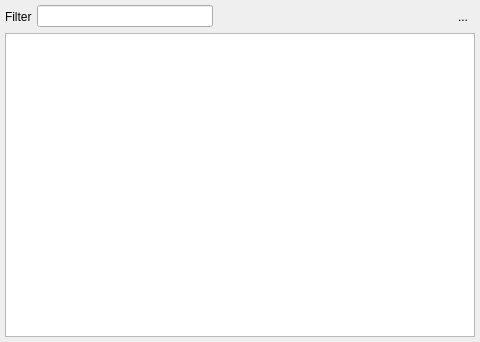
<?xml version="1.0" encoding="UTF-8"?>
<ui version="4.0">
 <class>shv::visu::LogWidget</class>
 <widget class="QWidget" name="shv::visu::LogWidget">
  <property name="geometry">
   <rect>
    <x>0</x>
    <y>0</y>
    <width>480</width>
    <height>342</height>
   </rect>
  </property>
  <property name="windowTitle">
   <string>Form</string>
  </property>
  <layout class="QVBoxLayout" name="verticalLayout">
   <property name="spacing">
    <number>5</number>
   </property>
   <property name="leftMargin">
    <number>5</number>
   </property>
   <property name="topMargin">
    <number>5</number>
   </property>
   <property name="rightMargin">
    <number>5</number>
   </property>
   <property name="bottomMargin">
    <number>5</number>
   </property>
   <item>
    <layout class="QHBoxLayout" name="horizontalLayout">
     <item>
      <widget class="QLabel" name="label_2">
       <property name="text">
        <string>Filter</string>
       </property>
      </widget>
     </item>
     <item>
      <widget class="QLineEdit" name="edFilter">
       <property name="clearButtonEnabled">
        <bool>true</bool>
       </property>
      </widget>
     </item>
     <item>
      <spacer name="horizontalSpacer">
       <property name="orientation">
        <enum>Qt::Horizontal</enum>
       </property>
       <property name="sizeHint" stdset="0">
        <size>
         <width>40</width>
         <height>20</height>
        </size>
       </property>
      </spacer>
     </item>
     <item>
      <widget class="QToolButton" name="btClearLog">
       <property name="toolTip">
        <string>Clear</string>
       </property>
       <property name="icon">
        <iconset resource="../../libshvvisu.qrc">
         <normaloff>:/shv/visu/images/delete.svg</normaloff>:/shv/visu/images/delete.svg</iconset>
       </property>
       <property name="autoRaise">
        <bool>true</bool>
       </property>
      </widget>
     </item>
     <item>
      <widget class="QToolButton" name="btResizeColumns">
       <property name="toolTip">
        <string>Resize columns to fit content</string>
       </property>
       <property name="icon">
        <iconset resource="../../libshvvisu.qrc">
         <normaloff>:/shv/visu/images/fit-width.svg</normaloff>:/shv/visu/images/fit-width.svg</iconset>
       </property>
       <property name="autoRaise">
        <bool>true</bool>
       </property>
      </widget>
     </item>
     <item>
      <widget class="QToolButton" name="btTableMenu">
       <property name="toolTip">
        <string>Event log options</string>
       </property>
       <property name="text">
        <string>...</string>
       </property>
       <property name="icon">
        <iconset resource="../../libshvvisu.qrc">
         <normaloff>:/shv/visu/images/settings.svg</normaloff>:/shv/visu/images/settings.svg</iconset>
       </property>
       <property name="popupMode">
        <enum>QToolButton::InstantPopup</enum>
       </property>
       <property name="autoRaise">
        <bool>true</bool>
       </property>
      </widget>
     </item>
    </layout>
   </item>
   <item>
    <widget class="LogWidgetTableView" name="tableView">
     <property name="editTriggers">
      <set>QAbstractItemView::NoEditTriggers</set>
     </property>
     <property name="selectionMode">
      <enum>QAbstractItemView::ExtendedSelection</enum>
     </property>
     <property name="gridStyle">
      <enum>Qt::NoPen</enum>
     </property>
     <attribute name="horizontalHeaderStretchLastSection">
      <bool>true</bool>
     </attribute>
    </widget>
   </item>
  </layout>
 </widget>
 <customwidgets>
  <customwidget>
   <class>LogWidgetTableView</class>
   <extends>QTableView</extends>
   <header>src/logwidget/logwidget.h</header>
  </customwidget>
 </customwidgets>
 <resources>
  <include location="../../libshvvisu.qrc"/>
 </resources>
 <connections/>
</ui>
